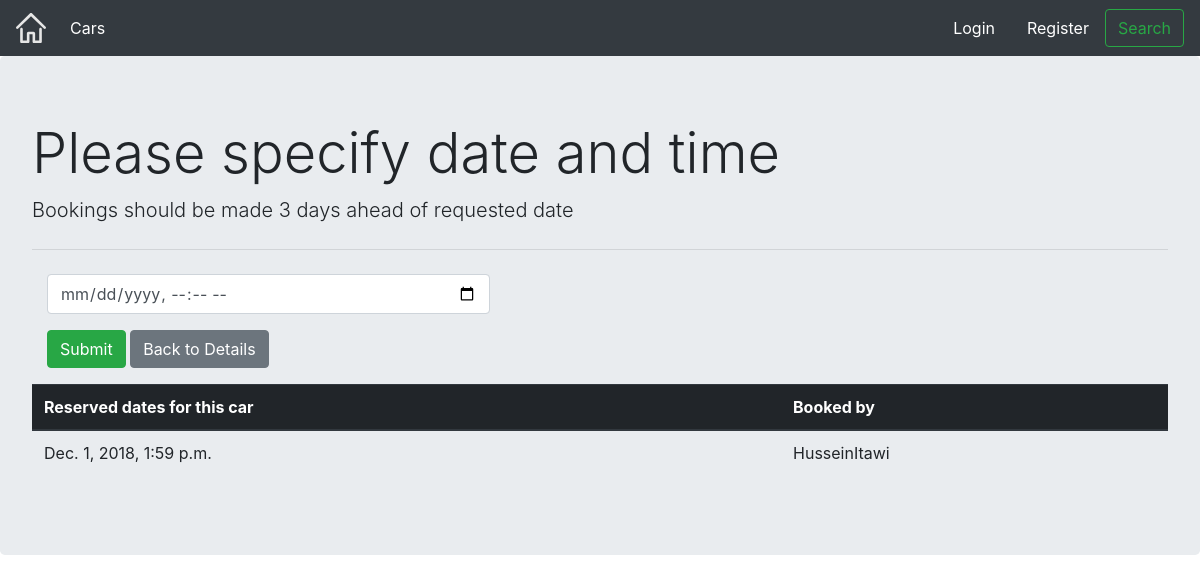
/testdrive/booking/2, run on an earlier commit of the app's database.
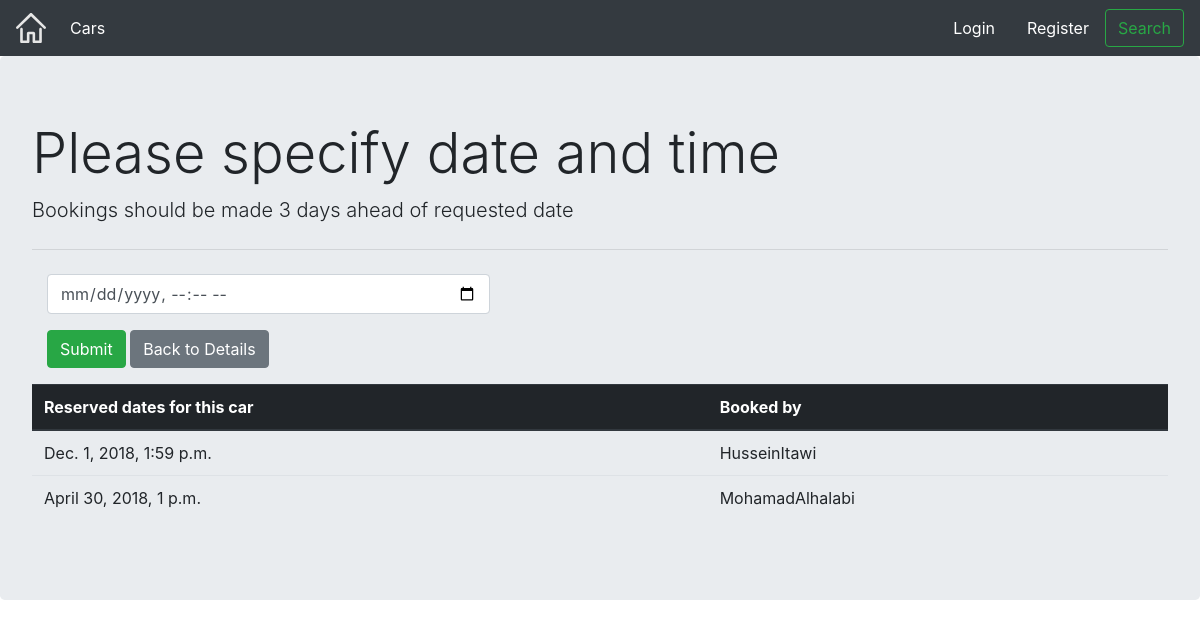
And on a later commit of the database.
### testdrive/models.py (models this page shows, shortened)
class TDModel(models.Model):
    driveDate = models.DateTimeField('Test Drive Date', default=datetime.now)
    driveCar = models.ForeignKey(CarModel, on_delete=models.CASCADE, default=1)
    driver = models.ForeignKey(User, on_delete=models.CASCADE, default=1)

### testdrive/views.py (the view)
# urls.py: url(r'^booking/(?P<pk>[0-9]+)$', views.createTD, name='booking'),
def createTD(request, pk):
    upcoming = []
    testCar = CarModel.objects.get(pk=pk)
    carTestDrives = TDModel.objects.filter(driveCar=testCar)
    for drive in carTestDrives:
        if drive.driveDate > timezone.now():
            upcoming.append(drive)
    if request.method == 'POST':
        user = User.objects.get(username=request.user)
        car = CarModel.objects.get(id=pk)
        drive = request.POST['driveDate']
        if datetime.datetime.strptime(drive, '%Y-%m-%dT%H:%M') >= datetime.datetime.now() + datetime.timedelta(days=3):
            if 8 < datetime.datetime.strptime(drive, '%Y-%m-%dT%H:%M').hour < 17 \
                    and 0 < datetime.datetime.strptime(drive, '%Y-%m-%dT%H:%M').weekday() < 4:
                try:
                    TDModel.objects.get(driveCar=car, driveDate=drive)
                    return render(request, 'testdrive/fail.html', {'pk': pk})
                except ObjectDoesNotExist:
                        TDModel.objects.create(driveDate=drive, driveCar=car, driver=user)
                        return render(request, 'testdrive/success.html', {'pk': pk})
            else:
                return render(request, 'testdrive/closed.html', {'pk': pk})
        else:
            return render(request, 'testdrive/pastTime.html', {'pk': pk})
    else:
        form = TDForm()
    return render(request, 'testdrive/createTD.html', {'form': form, 'pk': pk, 'upcoming': upcoming})

### testdrive/forms.py
class TDForm(forms.ModelForm):
    class Meta:
        model = TDModel
        exclude = ['driveDate']

### templates/testdrive/createTD.html (shortened to what this page needs)
{% extends 'exterior.html' %}
{% block login %}
        {% if user.is_authenticated %}
            <a class="nav-item nav-link" href="{% url 'accounts:profile' username=user.username %}" style="color: white; ">Welcome, {{ user.first_name }}</a>
        {% else %}
            <a class="nav-item nav-link" href="{% url 'accounts:login' %}" style="color: white; ">Login</a>
        {% endif %}
    {% endblock %}
    {% block logout %}
        {% if user.is_authenticated %}
            <a class="nav-item nav-link" href="{% url 'accounts:logout' %}" style="color: white; ">Logout</a>
        {% else %}
            <a class="nav-item nav-link" href="{% url 'accounts:register' %}" style="color:white;">Register</a>
        {% endif %}
    {% endblock %}
{% block content %}
    <div class="jumbotron">
    <h1 class="display-4">Please specify date and time</h1>
        <p class="lead my-1">Bookings should be made 3 days ahead of requested date</p>
        <hr class="my-4">
<form method="post">
    <div class="col-sm-5">
    <div class="input-group mb-3">
        <input type="datetime-local"  class="form-control" placeholder="Username" aria-label="Username" aria-describedby="basic-addon1" name="driveDate">
    </div>
    <div>
        <button type="submit" class="btn btn-success">Submit</button>
        <a class="btn btn-secondary" href="{% url 'cars:detail' pk=pk %}" role="button">Back to Details</a>
    </div>
        </div>
</form>
    {% if upcoming %}
  <p><table class="table">
  <thead class="thead-dark">
    <tr>
      <th scope="col">Reserved dates for this car</th>
      <th scope="col">Booked by</th>
    </tr>
  </thead>
  <tbody>
   {% for drive in upcoming %}
       <tr>
           <td>{{ drive.driveDate }}</td>
           <td>{{ drive.driver }}</td>
       </tr>
      {% endfor %}
  </tbody>
</table>
    {% endif %}
    </div>
{% endblock %}

### templates/exterior.html (shortened to what this page needs)
{% load static %}
<html lang="en">
<head>
    <link rel="stylesheet" href="https://maxcdn.bootstrapcdn.com/bootstrap/4.0.0/css/bootstrap.min.css">
  <div class="wrapper">
    <nav class="navbar navbar-expand-lg navbar-light navbar-inverse navbar-dark bg-dark">
        <a class="navbar-brand" href="{% url 'home' %}">
            <img src="{% static 'img/icons/home.svg' %}" width="30" height="30" alt="ZCR" style="-webkit-filter: invert(90%); filter: invert(90%);">
        </a>
        <div class="collapse navbar-collapse" id="navbarSupportedContent">
            <ul class="navbar-nav mr-auto">
                <li class="nav-item">
                    <a class="nav-link" role="button" style="color: rgb(255, 255, 255);" href="{% url 'cars:index'%}">Cars</a>
                 </li>
            </ul>
            {% block login %}{% endblock %}
            {% block logout %}{% endblock %}
            <form class="form-inline my-2 my-lg-0">
                <a class="btn btn-outline-success my-2 my-sm-0" href="{% url 'cars:search' %}">Search</a>
            </form>
        </div>
    </nav>
  </div>
</head>
    {% block content %}
    {% endblock %}
</html>

What changed in the data, as far as the page shows it:
added TDModel: driveDate "April 30, 2018, 1 p.m.", driver "MohamadAlhalabi"
